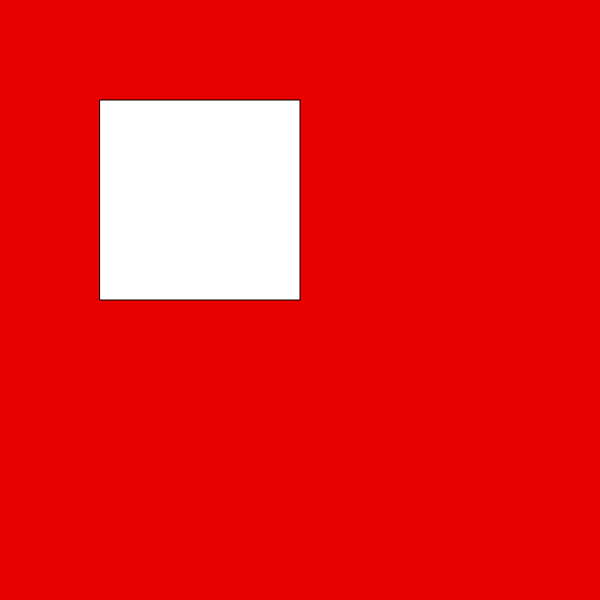
Frame 1 (no input)
Frame 60 (no input): identical to frame 1, image omitted
Frame 120 (the mouse pressed at the canvas centre since frame 60): identical to frame 1, image omitted

The p5.js sketch that drew this single still picture (run headless with seeded random() and noise() and a simulated clock; from frame 60 on, the mouse is pressed at the canvas centre):

// p5.js sketch
// ── sketch.js
function setup() {
  // put setup code here
    createCanvas(600,600);
}

function draw() {
  // put drawing code here
    background(233,0,0);
    rect(100,100,200,200);
}
